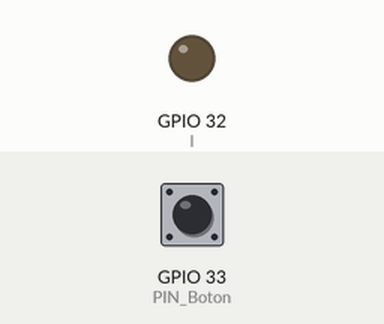
This sketch was run on a simulated ESP32. On the bench: output pins drawn as LEDs (lit = HIGH). Inputs (shaded band) come from the test bench; at power-on: GPIO 33 (PIN_Boton) LOW. What the sketch prints to the serial monitor is not drawn.

Above: at 1.2 s.
1.3 s: GPIO 33 (PIN_Boton) pulled HIGH for 0.15 s
At 1.37 s:
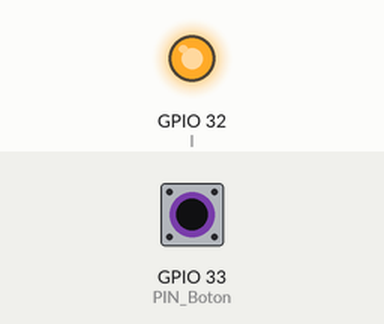
2.9 s: GPIO 33 (PIN_Boton) pulled HIGH for 3.2 s
At 7.1 s:
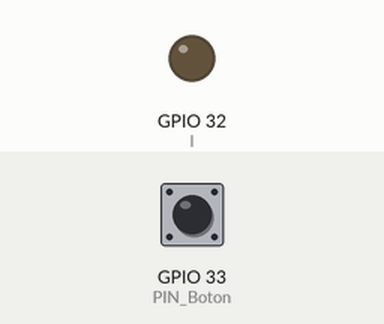
Timing chart, 0 to 8.6 s (numbered marks = the images above; inputs shaded):
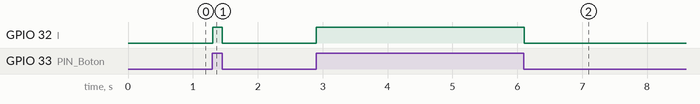

Measured:
- after the input at 1.3 s, GPIO 32 (l): LOW → HIGH at once, → LOW 0.15 s later
- after the input at 2.9 s, GPIO 32 (l): LOW → HIGH at once, → LOW 3.2 s later

The sketch:

Boton.ino
```cpp
#define PIN_Boton 33
#define l 32
int x;
void setup() {

pinMode(PIN_Boton,INPUT);
pinMode(l,OUTPUT);
Serial.begin(9600);
}

void loop() {
  x = digitalRead(PIN_Boton);
  Serial.println(digitalRead(PIN_Boton));

  if(x==1)
  {
    digitalWrite(l,HIGH);
  }
  else
  {
     digitalWrite(l,LOW);
  }

  delay(0);
}
```
